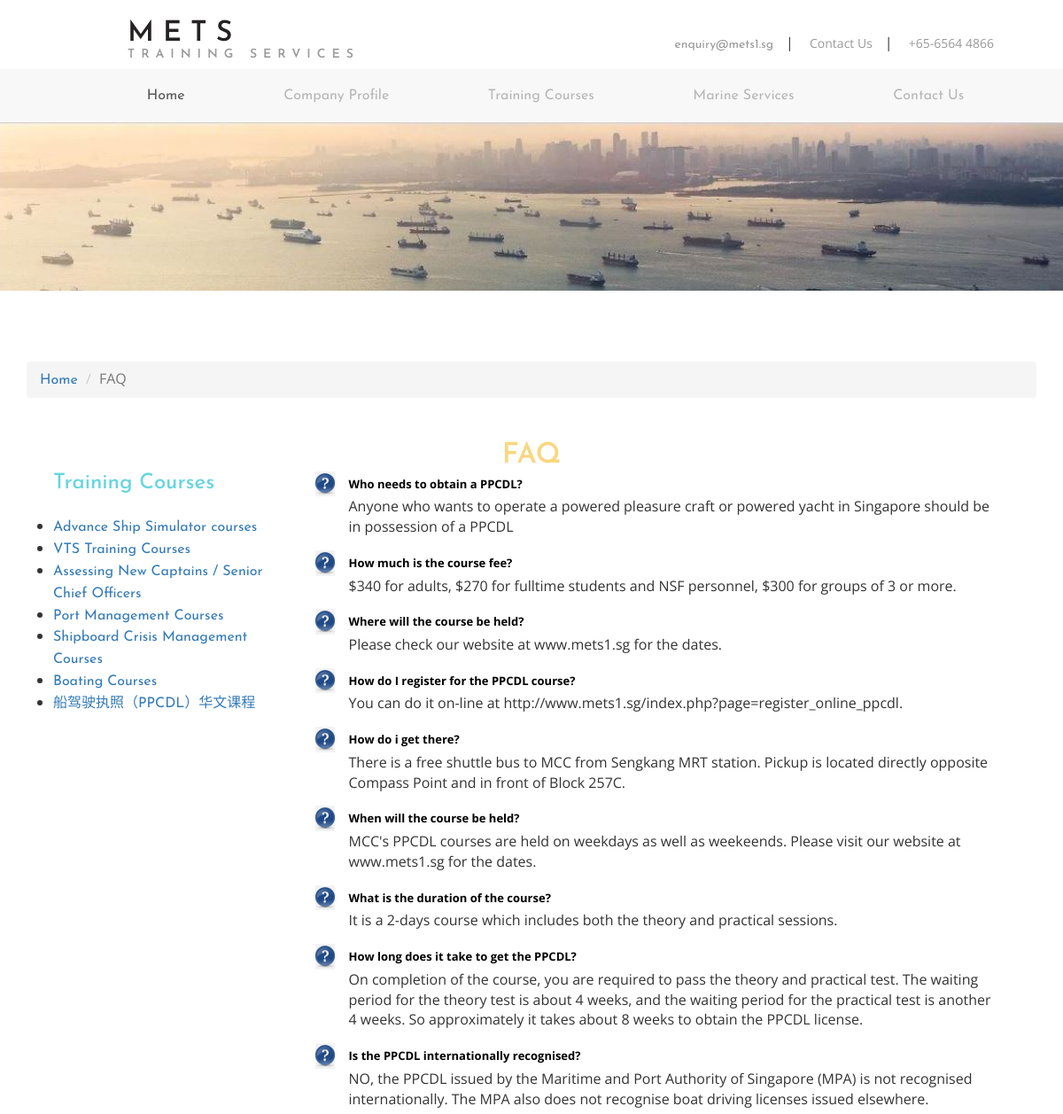
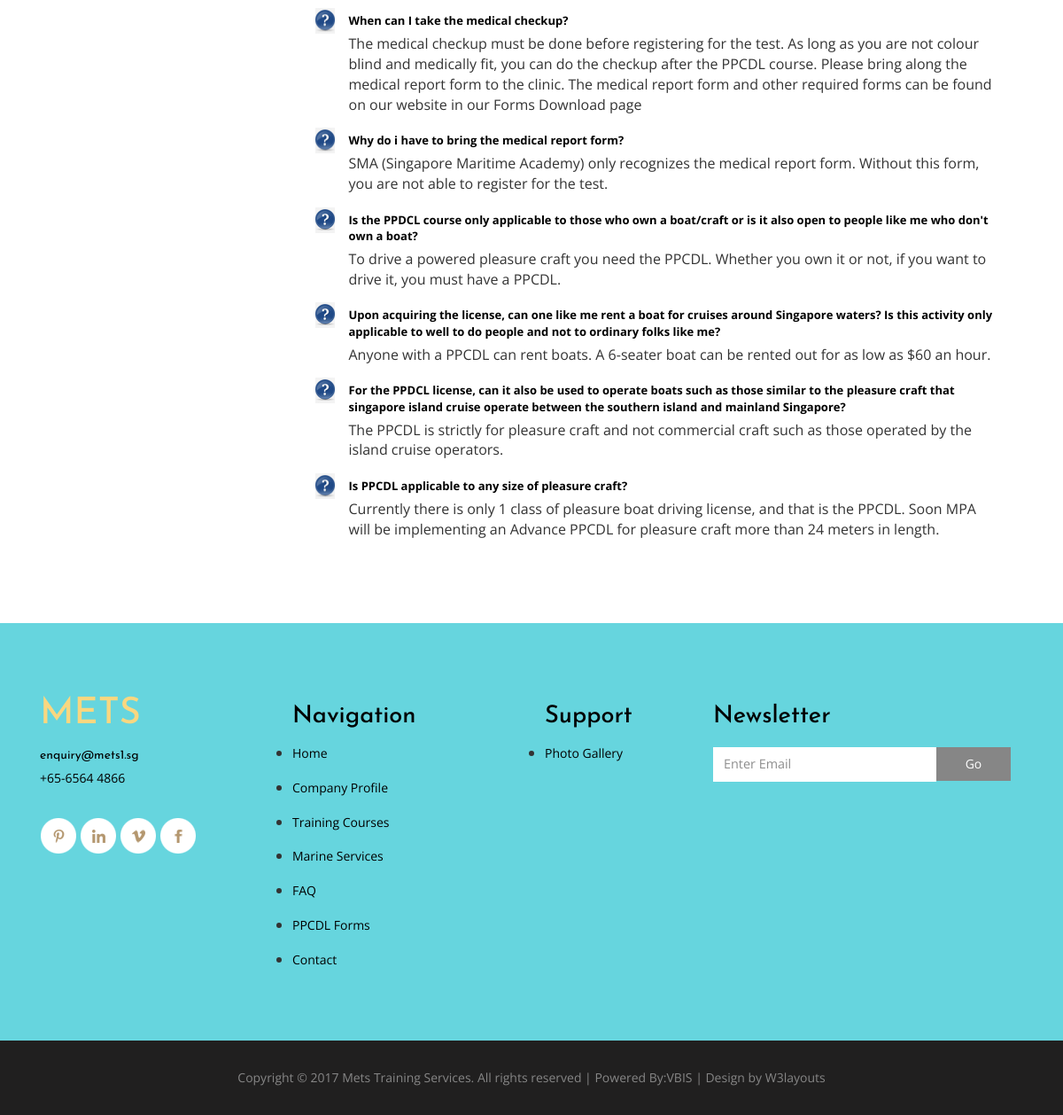
The app's page /faq.php with its own data (2 pictures, top to bottom).
### tables this page shows
CREATE TABLE `faq` (
  `id` int(11) NOT NULL AUTO_INCREMENT,
  `question` text NOT NULL,
  `answer` text NOT NULL,
  PRIMARY KEY (`id`)
);

### includes/function.php (called while the page is built, shortened)
<?php
function get_faq($conn){
	$sql	= 	"SELECT * from faq";
				$query = mysqli_query($conn, $sql);
				return $query;
}
?>

### faq.php (the view, shortened to what this page needs)
<?php
	include("includes/config.php");
	include("includes/function.php");
	$faq = get_faq($con);
?>
<!DOCTYPE html>
<html>
<head>
<link href="css/bootstrap.css" rel="stylesheet" type="text/css" media="all" />
<link href="css/style.css" rel="stylesheet" type="text/css" media="all" />
</head>
<body>
	<div class="header">
		<div class="logo">
			<a href="index.html">METS <span>Training Services</span></a>
		</div>
		<div class="logo-right">
			<ul>
				<li><a href="mailto:enquiry@mets1.sg">enquiry@mets1.sg</a></li>|
				<li>Contact Us</li>|
				<li>+65-6564 4866</li>
			</ul>
		</div>
		<div class="clearfix"> </div>
	</div>
	<div class="header-nav">
		<div class="container">
			<nav class="navbar navbar-default">
				<div class="collapse navbar-collapse nav-wil" id="bs-example-navbar-collapse-1">
					<nav class="cl-effect-1">
						<ul class="nav navbar-nav">
							<li class="active"><a href="index.html">Home</a></li>
							<li><a href="about.html">Company Profile</a></li>
							<li><a href="training.html">Training Courses</a></li>
							<li><a href="services.html">Marine Services</a></li>
							<li><a href="contact.html">Contact Us</a></li>
						</ul>
					</nav>
				</div>
			</nav>
		</div>
	</div>
	<div class="banner1">
	</div>
	<div class="about">
		<div class="container">
			<ol class="breadcrumb breadco">
			  <li><a href="index.html">Home</a></li>
			  <li class="active">FAQ</li>
			</ol>
			<div class="about-grids">
				<div class="col-md-12 about-grid">
				<h3>FAQ</h3>
				</div>
				<div class="clearfix"> </div>
				<div class="col-md-12 about-grid">
					<div class="col-md-3 about-grid">
						<h4>Training Courses</h4>
						<ul>
							<li><a href="advanceship.html">Advance Ship Simulator courses </a></li>
							<li><a href="vts.html">VTS Training Courses </a></li>
							<li><a href="#">Assessing New Captains / Senior Chief Officers</a></li>
							<li><a href="port.html">Port Management Courses</a></li>
							<li><a href="shipboard.html">Shipboard Crisis Management Courses</a></li>
							<li><a href="training.html">Boating Courses</a></li>
							<li><a href="#">船驾驶执照（PPCDL）华文课程</a></li>
						</ul>
					</div>
				<div class="col-md-9 about-grid">
				<?php
				foreach($faq as $fa){
				 ?>
				<div class="col-md-12 cols_question">
<?php echo $fa['question'];?>
</div>
			<div class="col-md-12 cols_answer">
<?php echo $fa['answer'];?>
	<br/></div>
				<?php } ?>
				</div>
				</div>
			</div>
		</div>
	</div>
	<div class="footer">
		<div class="container">
			<div class="footer-row">
				<div class="col-md-3 footer-grids">
					<h4><a href="index.html">METS </a></h4>
					<p><a href="mailto:enquiry@mets1.sg">enquiry@mets1.sg</a></p>
					<p>+65-6564 4866</p>
					<ul class="social-icons">
						<li><a href="#" class="p"></a></li>
						<li><a href="#" class="in"></a></li>
						<li><a href="#" class="v"></a></li>
						<li><a href="#" class="facebook"></a></li>
					</ul>
				</div>
				<div class="col-md-3 footer-grids">
					<h3>Navigation</h3>
					<ul>
						<li><a href="index.html">Home</a></li>
						<li><a href="about.html">Company Profile</a></li>
						<li><a href="training.html">Training Courses</a></li>
						<li><a href="services.html">Marine Services</a></li>
						<li><a href="faq.php">FAQ</a></li>
						<li><a href="ppcdl.php">PPCDL Forms</a></li>
						<li><a href="contact.html">Contact</a></li>
					</ul>
				</div>
				<div class="col-md-2 footer-grids">
					<h3>Support</h3>
					<ul>
						<li><a href="gallery.html">Photo Gallery</a></li>
					</ul>
				</div>
				<div class="col-md-4 footer-grids">
					<h3>Newsletter</h3>
					<p> <p>
					<form>
					    <input type="text" class="text" value="Enter Email" onfocus="this.value = '';" onblur="if (this.value == '') {this.value = 'Enter Email';}">
						<input type="submit" value="Go">
				 </form>
				</div>
				<div class="clearfix"> </div>
			</div>
		</div>
	</div>
	<div class="footer-bottom">
		<div class="container">
			<p>Copyright © 2017 Mets Training Services. All rights reserved | Powered By:VBIS | Design by W3layouts</p>
		</div>
	</div>
</body>
</html>

### faq.php (style rules this page uses)
.cols_question { float: left; padding-left: 56px; background: url(images/icon_question.jpg) 18px top no-repeat; padding-bottom: 5px; color: #000000; font-weight: bold; font-size: 13px; padding-top: 5px; }
.cols_answer { float: left; padding-left: 56px; background: url(../images/faq_answer.jpg) 37px 2px no-repeat; padding-bottom: 15px; }

### records on screen
faq: question "Who needs to obtain a PPCDL?", answer "Anyone who wants to operate a powered pleasure craft or powered yacht in Singapore should be in possession of a PPCDL"
faq: question "How much is the course fee?", answer "$340 for adults, $270 for fulltime students and NSF personnel, $300 for groups of 3 or more."
faq: question "Where will the course be held?", answer "Please check our website at www.mets1.sg for the dates."
faq: question "How do I register for the PPCDL course?", answer "You can do it on-line at http://www.mets1.sg/index.php?page=register_online_ppcdl."
faq: question "How do i get there?", answer "There is a free shuttle bus to MCC from Sengkang MRT station. Pickup is located directly opposite Compass Point and in front of Block 257C."
faq: question "When will the course be held?", answer "MCC's PPCDL courses are held on weekdays as well as weekeends. Please visit our website at www.mets1.sg for the dates."
faq: question "What is the duration of the course?", answer "It is a 2-days course which includes both the theory and practical sessions."
faq: question "How long does it take to get the PPCDL?", answer "On completion of the course, you are required to pass the theory and practical test. The waiting period for the theory test is about 4 weeks, and the waiting period for the practical test is another 4 weeks. So approximately it takes about 8 weeks to obtain the PPCDL license."
faq: question "Is the PPCDL internationally recognised?", answer "NO, the PPCDL issued by the Maritime and Port Authority of Singapore (MPA) is not recognised internationally. The MPA also does not recognise boat driving licenses issued elsewhere."
faq: question "When can I take the medical checkup?", answer "The medical checkup must be done before registering for the test. As long as you are not colour blind and medically fit, you can do the checkup after the PPCDL course. Please bring along the medical report form to the clinic. The medical report form and other required forms can be found on our website in our Forms Download page"
faq: question "Why do i have to bring the medical report form?", answer "SMA (Singapore Maritime Academy) only recognizes the medical report form. Without this form, you are not able to register for the test."
faq: question "Is the PPDCL course only applicable to those who own a boat/craft or is it also open to people like me who don't own a boat?", answer "To drive a powered pleasure craft you need the PPCDL. Whether you own it or not, if you want to drive it, you must have a PPCDL."
faq: question "Upon acquiring the license, can one like me rent a boat for cruises around Singapore waters? Is this activity only applicable to well to do people and not to ordinary folks like me?", answer "Anyone with a PPCDL can rent boats. A 6-seater boat can be rented out for as low as $60 an hour."
faq: question "For the PPDCL license, can it also be used to operate boats such as those similar to the pleasure craft that singapore island cruise operate between the southern island and mainland Singapore?", answer "The PPCDL is strictly for pleasure craft and not commercial craft such as those operated by the island cruise operators."
faq: question "Is PPCDL applicable to any size of pleasure craft?", answer "Currently there is only 1 class of pleasure boat driving license, and that is the PPCDL. Soon MPA will be implementing an Advance PPCDL for pleasure craft more than 24 meters in length."
